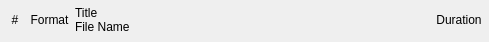
<?xml version="1.0" encoding="UTF-8"?>
<ui version="4.0">
 <class>PlayListItemWidget</class>
 <widget class="QWidget" name="PlayListItemWidget">
  <property name="geometry">
   <rect>
    <x>0</x>
    <y>0</y>
    <width>489</width>
    <height>42</height>
   </rect>
  </property>
  <property name="sizePolicy">
   <sizepolicy hsizetype="Preferred" vsizetype="Fixed">
    <horstretch>0</horstretch>
    <verstretch>0</verstretch>
   </sizepolicy>
  </property>
  <property name="minimumSize">
   <size>
    <width>0</width>
    <height>42</height>
   </size>
  </property>
  <property name="maximumSize">
   <size>
    <width>16777215</width>
    <height>42</height>
   </size>
  </property>
  <property name="windowTitle">
   <string>Form</string>
  </property>
  <layout class="QGridLayout" name="gridLayout">
   <property name="leftMargin">
    <number>0</number>
   </property>
   <property name="topMargin">
    <number>4</number>
   </property>
   <property name="rightMargin">
    <number>0</number>
   </property>
   <property name="bottomMargin">
    <number>6</number>
   </property>
   <property name="spacing">
    <number>0</number>
   </property>
   <item row="1" column="3">
    <widget class="QLabel" name="fileName">
     <property name="sizePolicy">
      <sizepolicy hsizetype="Expanding" vsizetype="Preferred">
       <horstretch>0</horstretch>
       <verstretch>0</verstretch>
      </sizepolicy>
     </property>
     <property name="text">
      <string>File Name</string>
     </property>
     <property name="alignment">
      <set>Qt::AlignLeading|Qt::AlignLeft|Qt::AlignTop</set>
     </property>
    </widget>
   </item>
   <item row="0" column="5" rowspan="2">
    <widget class="QLabel" name="duration">
     <property name="sizePolicy">
      <sizepolicy hsizetype="Fixed" vsizetype="Preferred">
       <horstretch>0</horstretch>
       <verstretch>0</verstretch>
      </sizepolicy>
     </property>
     <property name="minimumSize">
      <size>
       <width>60</width>
       <height>0</height>
      </size>
     </property>
     <property name="text">
      <string>Duration</string>
     </property>
     <property name="alignment">
      <set>Qt::AlignCenter</set>
     </property>
    </widget>
   </item>
   <item row="0" column="3">
    <widget class="QLabel" name="title">
     <property name="sizePolicy">
      <sizepolicy hsizetype="Expanding" vsizetype="Preferred">
       <horstretch>0</horstretch>
       <verstretch>0</verstretch>
      </sizepolicy>
     </property>
     <property name="text">
      <string>Title</string>
     </property>
     <property name="alignment">
      <set>Qt::AlignBottom|Qt::AlignLeading|Qt::AlignLeft</set>
     </property>
    </widget>
   </item>
   <item row="0" column="1" rowspan="2">
    <widget class="QLabel" name="format">
     <property name="sizePolicy">
      <sizepolicy hsizetype="Fixed" vsizetype="Preferred">
       <horstretch>0</horstretch>
       <verstretch>0</verstretch>
      </sizepolicy>
     </property>
     <property name="minimumSize">
      <size>
       <width>30</width>
       <height>0</height>
      </size>
     </property>
     <property name="text">
      <string>Format</string>
     </property>
     <property name="alignment">
      <set>Qt::AlignCenter</set>
     </property>
    </widget>
   </item>
   <item row="0" column="0" rowspan="2">
    <widget class="QLabel" name="itemNumber">
     <property name="sizePolicy">
      <sizepolicy hsizetype="Fixed" vsizetype="Preferred">
       <horstretch>0</horstretch>
       <verstretch>0</verstretch>
      </sizepolicy>
     </property>
     <property name="minimumSize">
      <size>
       <width>30</width>
       <height>0</height>
      </size>
     </property>
     <property name="text">
      <string>#</string>
     </property>
     <property name="alignment">
      <set>Qt::AlignCenter</set>
     </property>
    </widget>
   </item>
   <item row="0" column="2" rowspan="2">
    <spacer name="horizontalSpacer">
     <property name="orientation">
      <enum>Qt::Horizontal</enum>
     </property>
     <property name="sizeType">
      <enum>QSizePolicy::Fixed</enum>
     </property>
     <property name="sizeHint" stdset="0">
      <size>
       <width>6</width>
       <height>20</height>
      </size>
     </property>
    </spacer>
   </item>
   <item row="0" column="4" rowspan="2">
    <spacer name="horizontalSpacer_2">
     <property name="orientation">
      <enum>Qt::Horizontal</enum>
     </property>
     <property name="sizeType">
      <enum>QSizePolicy::Fixed</enum>
     </property>
     <property name="sizeHint" stdset="0">
      <size>
       <width>6</width>
       <height>20</height>
      </size>
     </property>
    </spacer>
   </item>
  </layout>
 </widget>
 <resources/>
 <connections/>
</ui>
